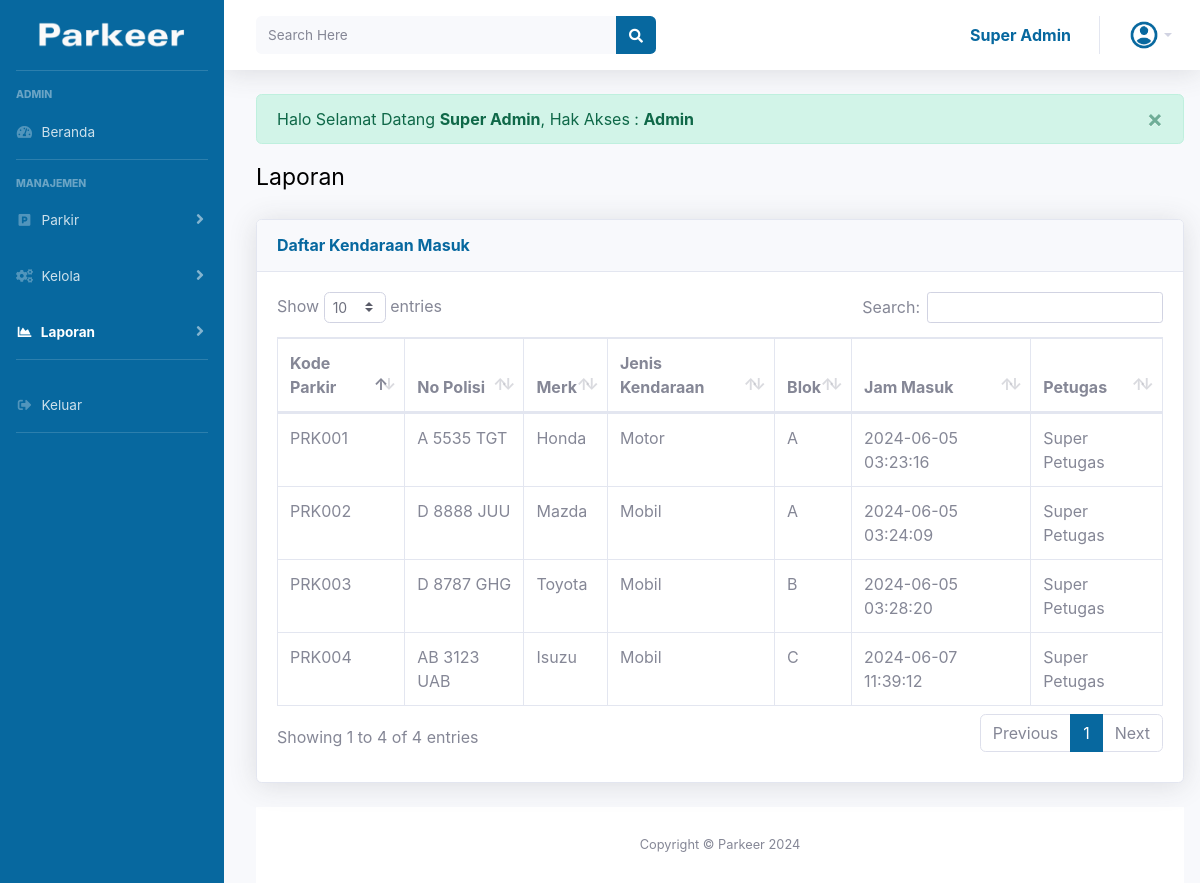
The page /app/admin/kendaraan_masuk.php (signed in) on the database as committed earlier.
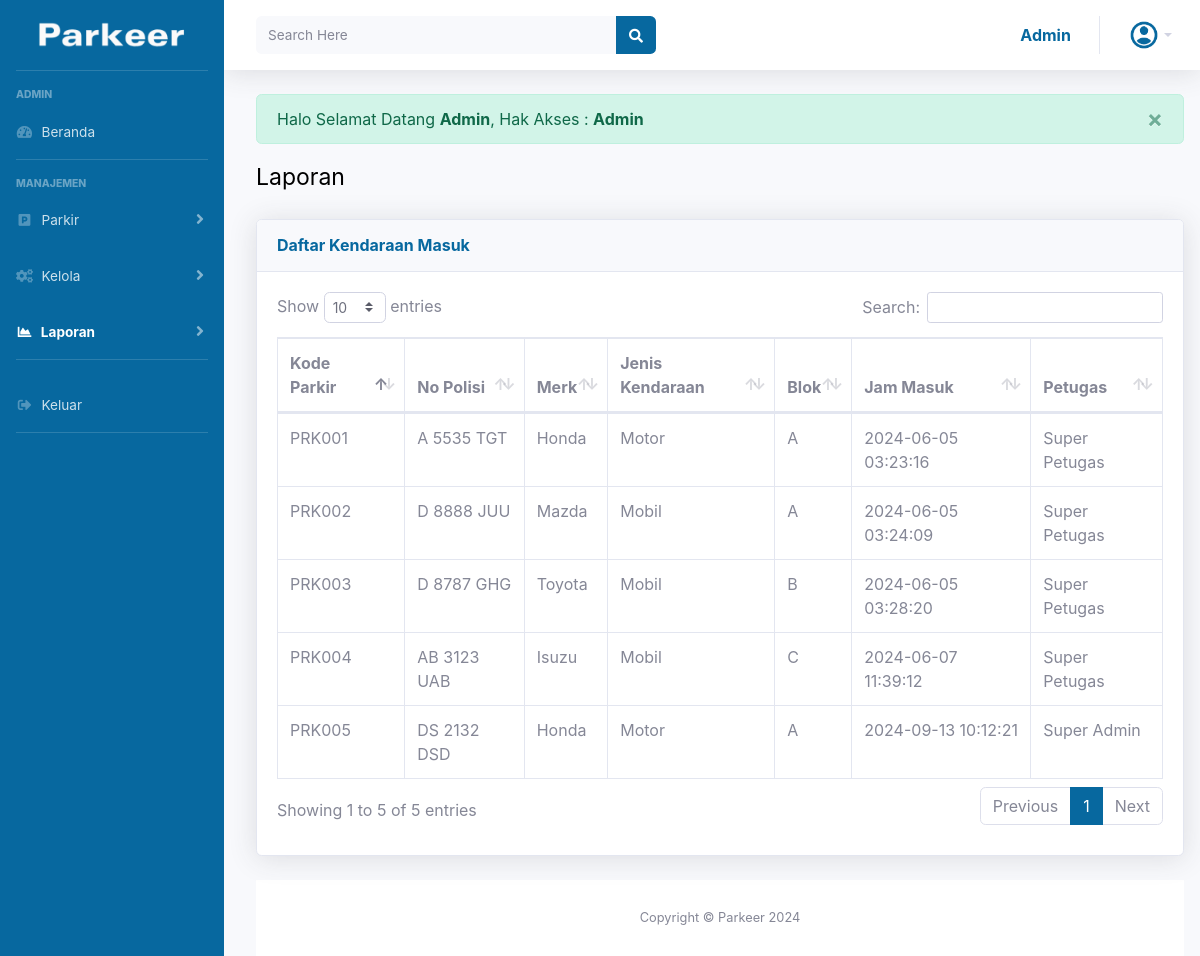
The same page on the database as committed later.
### tables this page shows
CREATE TABLE `tbpengendara_masuk` (
  `id_parkir` varchar(40) NOT NULL,
  `No_Polisi` varchar(40) NOT NULL,
  `Merk` varchar(40) NOT NULL,
  `Jenis` varchar(40) NOT NULL,
  `Blok` varchar(40) NOT NULL,
  `Jam_Masuk` timestamp NOT NULL DEFAULT current_timestamp() ON UPDATE current_timestamp(),
  `Petugas` varchar(40) NOT NULL
);

### app/admin/kendaraan_masuk.php (the view, shortened to what the changed rows need)
<?php
include '../../config.php';
?>
<!DOCTYPE html>
<html lang="en">
<head>
    <link href="../../vendor/fontawesome-free/css/all.min.css" rel="stylesheet" type="text/css">
    <link href="../../vendor/bootstrap/css/bootstrap.min.css" rel="stylesheet">
    <link rel="stylesheet" href="../../vendor/bootstrap/css/my.css">
    <link href="../../vendor/datatables/dataTables.bootstrap4.min.css" rel="stylesheet">
</head>
<body id="page-top">
    <div id="wrapper">
        <div id="content-wrapper" class="d-flex flex-column">
            <div id="content">
                <nav class="navbar navbar-expand navbar-light bg-white topbar mb-4 static-top shadow">
                    <ul class="navbar-nav ml-auto">
                        <li class="nav-item dropdown no-arrow">
                            <a class="nav-link dropdown-toggle">
                                <span class="d-none d-lg-inline namaAdmin">
                                    <?= $_SESSION['admin']; ?>
                                </span>
                            </a>
                        </li>
                    </ul>
                </nav>
                <div class="container ml-2">
                    <?php
                    if (isset($_SESSION['alertype']) && isset($_SESSION['alertmessage'])) {
                        $alertype = $_SESSION['alertype'];
                        $alertmessage = $_SESSION['alertmessage'];
                    ?>
                        <div class="alert alert-<?= $alertype ?> alert-dismissible fade show alert-success" role="alert">
                            <?= $alertmessage ?>
                            <button type="button" class="close" data-dismiss="alert" aria-label="Close">
                                <span aria-hidden="true">&times;</span>
                            </button>
                        </div>
                    <?php
                    }
                    ?>
                    <p class="hurufatas">Laporan</p>
                    <div class="card shadow mb-4">
                        <div class="card-header py-3">
                        </div>
                        <div class="card-body">
                            <div class="table-responsive">
                                <table class="table table-bordered" id="dataTable" width="100%" cellspacing="0">
                                    <thead>
                                        <tr>
                                            <th>Kode Parkir</th>
                                            <th>No Polisi</th>
                                            <th>Merk</th>
                                            <th>Jenis Kendaraan</th>
                                            <th>Blok</th>
                                            <th>Jam Masuk</th>
                                            <th>Petugas</th>
                                        </tr>
                                    </thead>
                                    <tbody id="hasilPencarian">
                                        <?php
                                        $sql = "SELECT * FROM tbpengendara_masuk";
                                        $query = mysqli_query($conn, $sql);
                                        while ($pengendara = mysqli_fetch_array($query)) {
                                            echo "<tr>";
                                            echo "<td>" . $pengendara['id_parkir'] . "</td>";
                                            echo "<td>" . $pengendara['No_Polisi'] . "</td>";
                                            echo "<td>" . $pengendara['Merk'] . "</td>";
                                            echo "<td>" . $pengendara['Jenis'] . "</td>";
                                            echo "<td>" . $pengendara['Blok'] . "</td>";
                                            echo "<td>" . $pengendara['Jam_Masuk'] . "</td>";
                                            echo "<td>" . $pengendara['Petugas'] . "</td>";
                                            echo "</tr>";
                                        }
                                        ?>
                                    </tbody>
                                </table>
                            </div>
                        </div>
                    </div>
                    <footer class="sticky-footer bg-white">
                        <div class="container my-auto">
                        </div>
                    </footer>
                </div>
            </div>
</body>
</html>

Rows that differ between the two databases and show on the page:
added tbpengendara_masuk: id_parkir "PRK005", No_Polisi "DS 2132 DSD", Merk "Honda", Jenis "Motor", Blok "A", Jam_Masuk "2024-09-13 10:12:21", Petugas "Super Admin"
Other text that changed with them:
$_SESSION['admin']: "Super Admin" → "Admin"
$alertmessage: "Halo Selamat Datang Super Admin , Hak Akses : Admin" → "Halo Selamat Datang Admin , Hak Akses : Admin"
text written by a page script: "Show entries Search: Showing 1 to 4 of 4 entries Previous 1 Next" → "Show entries Search: Showing 1 to 5 of 5 entries Previous 1 Next"
